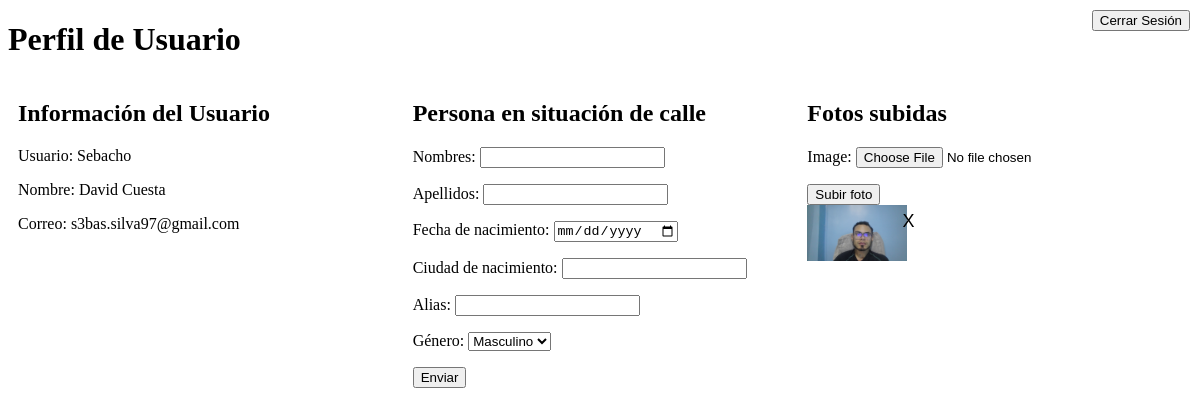
Before: /users/profile/ (signed in) with the older database file.
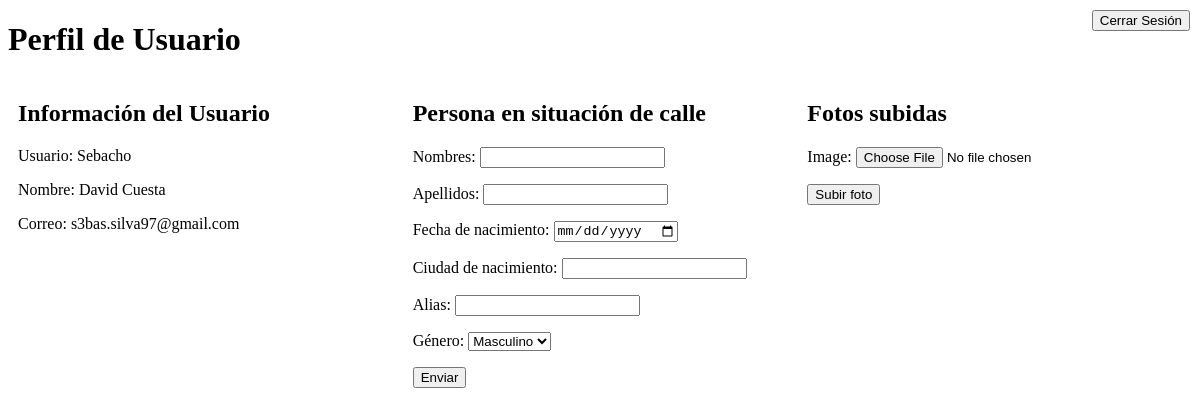
After: the same page with the newer database file.
### users/models.py (models this page shows, shortened)
class CustomUser(AbstractUser):
    GENDER_CHOICES = [
        ('M', 'Masculino'),
        ('F', 'Femenino'),
    ]
    email = models.EmailField(unique=True)
    phone_number = models.CharField(max_length=15, default='0000000000')
    birth_date = models.DateField(default=date.today)
    address = models.CharField(max_length=255, default='Sin dirección')
    city = models.CharField(max_length=100, default='Sin ciudad')
    gender = models.CharField(max_length=1, choices=GENDER_CHOICES, blank=True, null=True)

### photos/models.py (models this page shows, shortened)
class Photo(models.Model):
    user = models.ForeignKey(settings.AUTH_USER_MODEL, on_delete=models.CASCADE, related_name='photos')
    profile = models.ForeignKey('users.Profile', on_delete=models.CASCADE, related_name='profile_photos')
    image = models.ImageField(upload_to='photos/')
    uploaded_at = models.DateTimeField(auto_now_add=True)
    visible = models.BooleanField(default=True)  # Agregar el campo visible

### users/views.py (the view, shortened to what this page needs)
# urls.py: path('profile/', profile, name='profile'),  # URL para el perfil de usuario
@login_required
def profile(request):
    photo_form = PhotoUploadForm()
    street_person_form = StreetPersonForm()
    photos = Photo.objects.filter(user=request.user, visible=True)  # Filtrar solo fotos visibles
    street_person = StreetPerson.objects.filter(profile__user=request.user).last()
    return render(request, 'users/profile.html', {
        'photo_form': photo_form,
        'street_person_form': street_person_form,
        'photos': photos,
        'street_person': street_person
    })

### photos/forms.py
class PhotoUploadForm(forms.ModelForm):
    class Meta:
        model = Photo
        fields = ['image']

### users/forms.py
class StreetPersonForm(forms.ModelForm):
    GENDER_CHOICES = [
        ('M', 'Masculino'),
        ('F', 'Femenino'),
    ]
    first_name = forms.CharField(max_length=30, required=True, label='Nombres')
    last_name = forms.CharField(max_length=30, required=True, label='Apellidos')
    birth_date = forms.DateField(widget=forms.TextInput(attrs={'type': 'date'}), required=True, label='Fecha de nacimiento')
    birth_city = forms.CharField(max_length=100, required=True, label='Ciudad de nacimiento')
    alias = forms.CharField(max_length=100, required=True, label='Alias')
    gender = forms.ChoiceField(choices=GENDER_CHOICES, required=True, label='Género')
    class Meta:
        model = StreetPerson
        fields = ['first_name', 'last_name', 'birth_date', 'birth_city', 'alias', 'gender']

### users/templates/users/profile.html (shortened to what this page needs)
<!DOCTYPE html>
<html>
<head>
</head>
<body>
    <div class="logout-button-container">
        <form method="post" action="{% url 'logout' %}">
            <button type="submit" class="btn btn-danger">Cerrar Sesión</button>
        </form>
    </div>
    <h1>Perfil de Usuario</h1>
    <div class="profile-container">
        <div class="profile-details">
            <h2>Información del Usuario</h2>
            <p>Usuario: {{ user.username }}</p>
            <p>Nombre: {{ user.first_name }} {{ user.last_name }}</p>
            <p>Correo: {{ user.email }}</p>
        </div>
        <div class="street-person-form">
            <h2>Persona en situación de calle</h2>
            <form method="post">
                {{ street_person_form.as_p }}
                <button type="submit" name="street_person_form_submit">Enviar</button>
            </form>
        </div>
        <div class="photo-album">
            <h2>Fotos subidas</h2>
            <form method="post" enctype="multipart/form-data">
                {{ photo_form.as_p }}
                <button type="submit" name="photo_form_submit">Subir foto</button>
            </form>
            <div class="photo-grid">
                {% for photo in photos %}
                    <div class="photo-item">
                        <img src="{{ photo.image.url }}" alt="Foto de {{ user.username }}">
                        <button class="delete-btn" data-photo-id="{{ photo.id }}">X</button>
                    </div>
                {% endfor %}
            </div>
        </div>
    </div>
</body>
</html>

### users/templates/users/profile.html (style rules this page uses)
.profile-container { display: flex; justify-content: space-between; }
.profile-details, .street-person-form, .photo-album { flex: 1; margin: 0 10px; }
.logout-button-container { position: absolute; top: 10px; right: 10px; }

Changed rows visible on the page:
removed Photo: image (picture)
